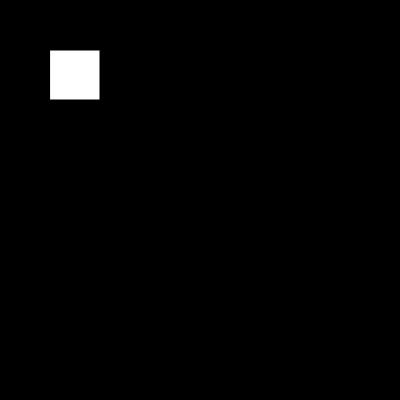
Frame 1 (no input)
Frame 60 (no input): identical to frame 1, image omitted
Frame 120 (the mouse pressed at the canvas centre since frame 60): identical to frame 1, image omitted

The p5.js sketch that drew this single still picture (run headless with seeded random() and noise() and a simulated clock; from frame 60 on, the mouse is pressed at the canvas centre):

// p5.js sketch
// ── sketch.js
function setup(){
    createCanvas(400,400);
}

function draw (){
    background(0);
    rect(50,50,50,50)
}
